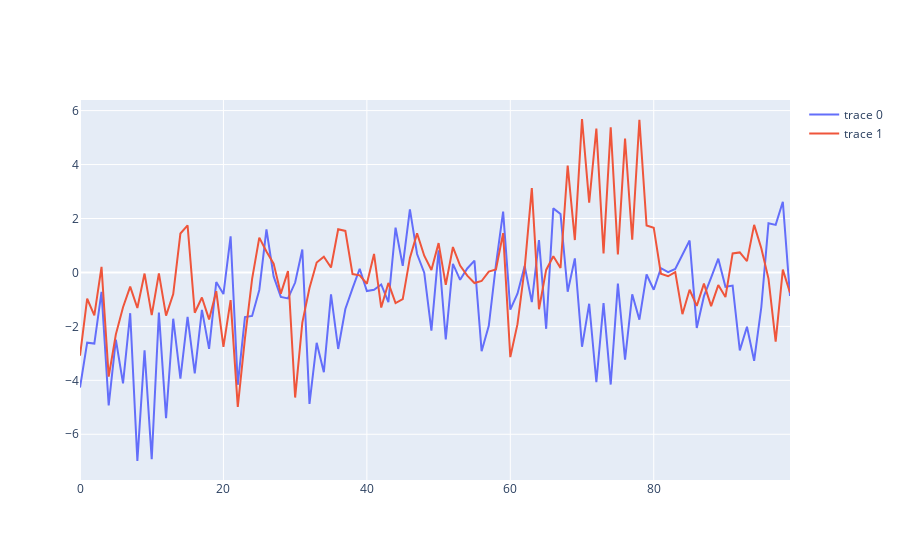

This figure's notebook cell:
### Code cell
y=mTAR(100,0,phi1,phi2,sigma1,sigma2,c1,c2,delay,ini=500)
mts = y.sim_nl()
print(mts)

#print(mts['series'][:,0])
df = pd.DataFrame(mts['series'])
#print(df)
fig = go.Figure([go.Scatter(x= df.index, y=df[0])])
fig.add_trace(go.Scatter(x= df.index, y=df[1]))

fig.show()
